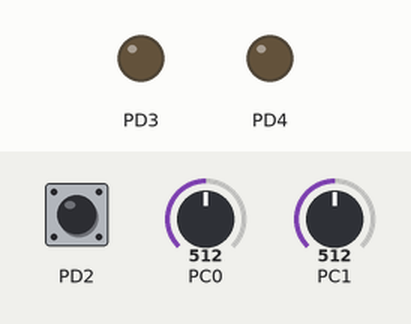
Bench run of a program on a simulated ATmega328P, built with avr-gcc and emulated at 16 MHz. Parts: output pins drawn as LEDs (lit = HIGH). The inputs (shaded band) are chosen by the test bench; at power-on: PC0 = 512, PC1 = 512, PD2 HIGH.

Above: at 1.2 s.
1.3 s: PC0 set to 353
2.8 s: PC0 set to 330
At 3.9 s:
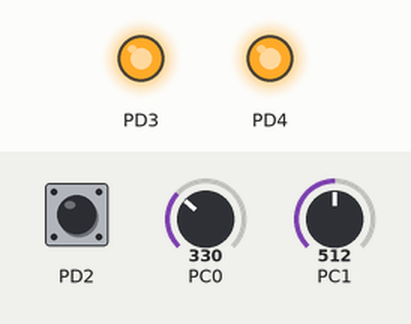
4.3 s: PC1 set to 668
5.8 s: PC1 set to 701
At 6.5 s:
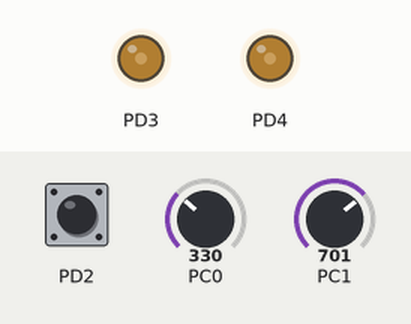
7.3 s: PC1 set to 676
At 8.3 s:
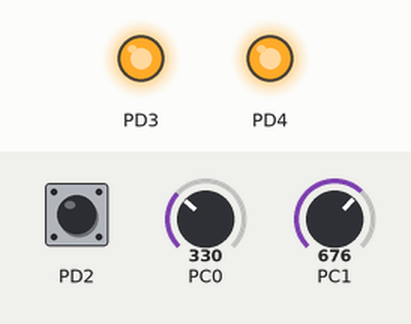
8.8 s: PD2 pulled LOW for 0.15 s
At 8.87 s:
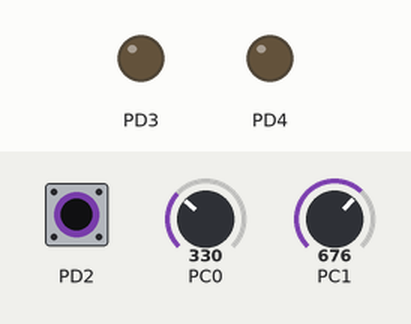
Timing chart, 0 to 11.4 s (numbered marks = the images above; inputs shaded):
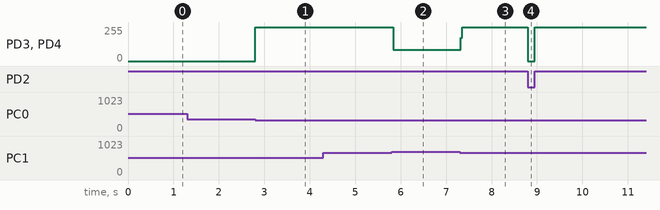

The program:

main.c
```c
#include <stdbool.h>
#include <stdnoreturn.h>
#include <avr/io.h>
#include <util/delay.h>
#include <avr/interrupt.h>

/* *
 * 555 timer emulator for AVR by Rafael Moura (https://github.com/dhustkoder)
 * this emulator is based on 5v input for a 555 timer, with 1nF - 100nF capacitor on control pin
 * */

enum Pins {
	ANALOG_PIN_TR          = 0x00,
	ANALOG_PIN_TH          = 0x01<<MUX0,
	DIGITAL_PIN_DC         = 0x01<<PD4,
	DIGITAL_PIN_OUT        = 0x01<<PD3,
	DIGITAL_PIN_RES        = 0x01<<PD2,
	DIGITAL_PIN_RES_INTMSK = 0x01<<INT0
};


static volatile bool reset;


static uint16_t read_adc(const uint8_t analog_pin)
{
	ADMUX = (0x01<<REFS0)|analog_pin;
	ADCSRA = (0x01<<ADEN)|(0x01<<ADSC)|
	         (0x01<<ADPS2)|(0x01<<ADPS1)|(0x01<<ADPS0);

	while (ADCSRA&(0x01<<ADSC))
		;

	return ADC;
}


ISR(__vector_INT0_Vect)
{
	reset = true;
}

noreturn void main(void)
{
	DDRD |= DIGITAL_PIN_OUT|DIGITAL_PIN_DC;
	DDRD &= ~DIGITAL_PIN_RES;
	PORTD |= DIGITAL_PIN_RES; /* pullup resistor */

	EICRA = 0x00; /* interrupt on pulled low */
	EIMSK = DIGITAL_PIN_RES_INTMSK;

Lreset:
	cli();

	PORTD &= ~(DIGITAL_PIN_OUT|DIGITAL_PIN_DC);

	while (!(PIND&DIGITAL_PIN_RES))
		;

	reset = false;

	sei();

	for (;;) {
		if (read_adc(ANALOG_PIN_TR) < 338)
			PORTD |= DIGITAL_PIN_OUT|DIGITAL_PIN_DC;

		if (read_adc(ANALOG_PIN_TH) > 686) {
			PORTD &= ~(DIGITAL_PIN_OUT|DIGITAL_PIN_DC);
			while (read_adc(ANALOG_PIN_TR) > 338 && !reset)
				;
		}

		if (reset)
			goto Lreset;
	}
}
```

Measured:
- the behaviour switches between 338 and 337 on PC0 (found by bisection; images 0 and 1)
- the behaviour switches between 686 and 687 on PC1 (found by bisection; images 1 and 2)
- after the input at 1.3 s, every drawn part: stays the same
- after the input at 2.8 s, PD3, PD4: 0/255 → 255/255 at once
- after the input at 4.3 s, every drawn part: stays the same
- after the input at 5.8 s, PD3, PD4: 255/255 → 85/255 at once
- after the input at 7.3 s, PD3, PD4: 85/255 → 255/255 at once
- after the input at 8.8 s, PD3, PD4: 255/255 → 0/255 at once, → 255/255 0.15 s later
